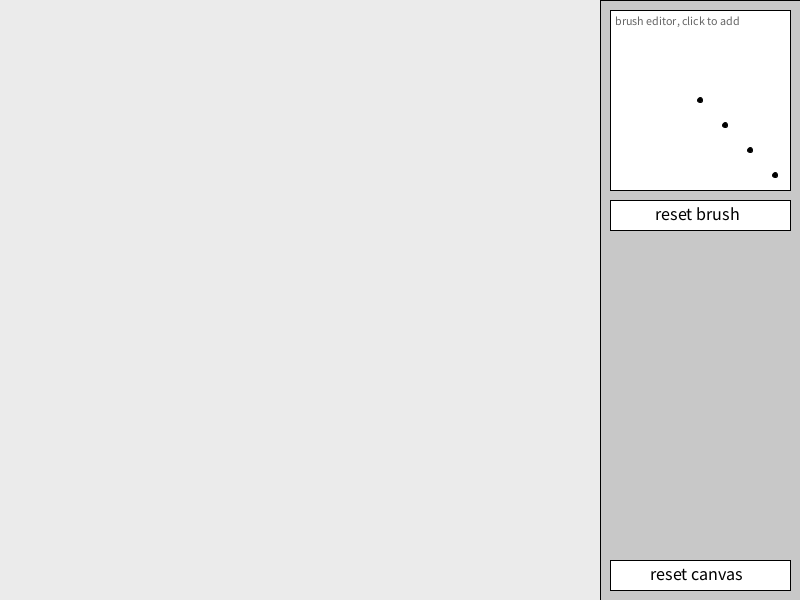
Frame 1 (no input)
Frame 60 (the mouse pressed at the canvas centre just before this capture): identical to frame 1, image omitted
Frame 120 (the mouse held since frame 60 and released just before this capture): identical to frame 1, image omitted

The Processing sketch that drew this single still picture (run headless with seeded random() and noise(); from frame 60 on, the mouse is pressed at the canvas centre):

// Processing sketch: processing_94484
// ── processing_94484.pde

ArrayList<Brush>brushes;
float brushWidth = 30;
float brushEditorCenterX = 700;
float brushEditorCenterY = 100;

void setup()
{
  size(800,600);
  background(235);
  brushes = new ArrayList<Brush>();

  drawSidebar();
  
  //preset brush
  fill(0);
  ellipse(brushEditorCenterX, brushEditorCenterY, 5, 5);
  addBrushPoint(brushEditorCenterX, brushEditorCenterY);
  
  ellipse(brushEditorCenterX + 25, brushEditorCenterY + 25, 5, 5);
  addBrushPoint(brushEditorCenterX+25, brushEditorCenterY+25);
  
  ellipse(brushEditorCenterX + 50, brushEditorCenterY + 50, 5, 5);
  addBrushPoint(brushEditorCenterX+50, brushEditorCenterY+50);
  
  ellipse(brushEditorCenterX + 75, brushEditorCenterY + 75, 5, 5);
  addBrushPoint(brushEditorCenterX+75, brushEditorCenterY+75);
  
}

void addBrushPoint(float xPos, float yPos)
{
  float dx = xPos - brushEditorCenterX;
  float dy = yPos - brushEditorCenterY;
  float xBuffer = map(dx, -90, 90, -brushWidth, brushWidth);
  float yBuffer = map(dy, -90, 90, -brushWidth, brushWidth);
  brushes.add(new Brush(mouseX, mouseY, xBuffer, yBuffer));
}

void drawSidebar()
{
  strokeWeight(1);
  
  //sidebar panel
  line(600,0,600,height);
  fill(200);
  rect(600,0,200,height);
  
  //brush editor
  fill(255);
  rect(610,10,180,180);
  fill(100);
  textSize(12);
  text("brush editor, click to add", 615, 25);
  
  //reset brush button
  fill(255);
  rect(610, 200, 180, 30);
  fill(0);
  textSize(18);
  text("reset brush", 655, 220);
  
  //reset drawing button
  fill(255);
  rect(610, 560, 180, 30);
  fill(0);
  textSize(18);
  text("reset canvas", 650, 580);
  
}


void mousePressed()
{
  if( mouseX > 610 && mouseX < 790 && mouseY > 10 && mouseY < 190) //mouse on brush-editor --> edit
  {
    println("mouse on brush editor");
    fill(0);
    ellipse(mouseX, mouseY, 5, 5);
    addBrushPoint(mouseX, mouseY);
  
  } else if( mouseX > 610 && mouseX < 790 && mouseY > 200 && mouseY < 230) //mouse on reset brush --> reset brush
  {
    println("mouse on reset brush");
    drawSidebar();
    resetBrush();
  
  } else if( mouseX > 610 && mouseX < 790 && mouseY > 560 && mouseY < 590) //mouse on reset canvas --> reset canvas
  {
    println("mouse on reset canvas");
    resetCanvas();
  }
}

void draw()
{
  if(mousePressed){
    if(mouseX+brushWidth < 600) //mouse on canvas --> draw
    {
      for(int i = 0; i < brushes.size(); i++)
      {
        brushes.get(i).update(mouseX, mouseY);
      }
    }
    
  } else
  {
    for(int i = 0; i < brushes.size(); i++)
    {
      brushes.get(i).setCurrentlyDrawing(false);
    }
  }
  
}

void resetCanvas()
{
  println("reset");
  fill(235);
  strokeWeight(0);
  rect(0,0,600,600);
}

void resetBrush()
{
  brushes = new ArrayList<Brush>();
}

class Brush
{
  float x;
  float y;
  float prevX;
  float prevY;
  float xBuffer;
  float yBuffer;
  Boolean currentlyDrawing;
  
  Brush(float followXPos, float followYPos, float xBuffer, float yBuffer)
  {
    x = followXPos + xBuffer;
    y = followYPos + yBuffer;
    this.xBuffer = xBuffer;
    this.yBuffer = yBuffer;
    currentlyDrawing = false;
  }
  
  void update(float followXPos, float followYPos)
  {
    if(currentlyDrawing == false){
      currentlyDrawing = true;
      prevX = followXPos + xBuffer;
      prevY = followYPos + yBuffer;
      x = prevX;
      y = prevY;
      println("start drawing");
    } else
    {
      prevX = x;
      prevY = y;
    
      float dx = (followXPos + xBuffer) - x;
      float dy = (followYPos + yBuffer) - y;
    
      x = prevX + dx;
      y = prevY + dy;
    
      float dist = sqrt(dx*dx + dy*dy);
    
      strokeWeight( pow(dist, 0.1) );
    
      line(prevX,prevY,x,y);
    }
  }
  
  void setCurrentlyDrawing(Boolean value)
  {
    currentlyDrawing = value;
  }
}
